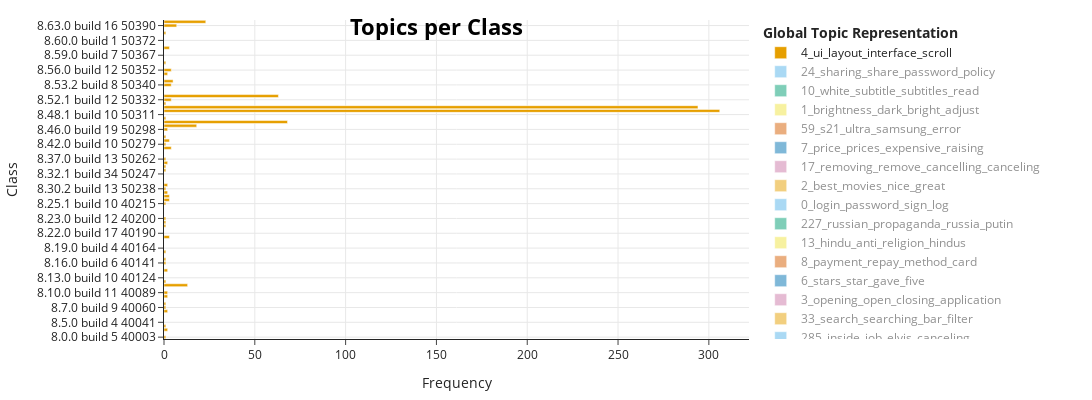

The notebook cell this image was saved under:
### Markdown cell above
### Visualize topics of multiple versions

### Code cell
visualize_version(
    topic_model_netflix,
    df_info_netflix,
    topics_per_class_netflix,
    [x for x in versions if x.split('.')[0] == '8'],
    remove_outliers=True,
    sort_yaxes=True
    )
